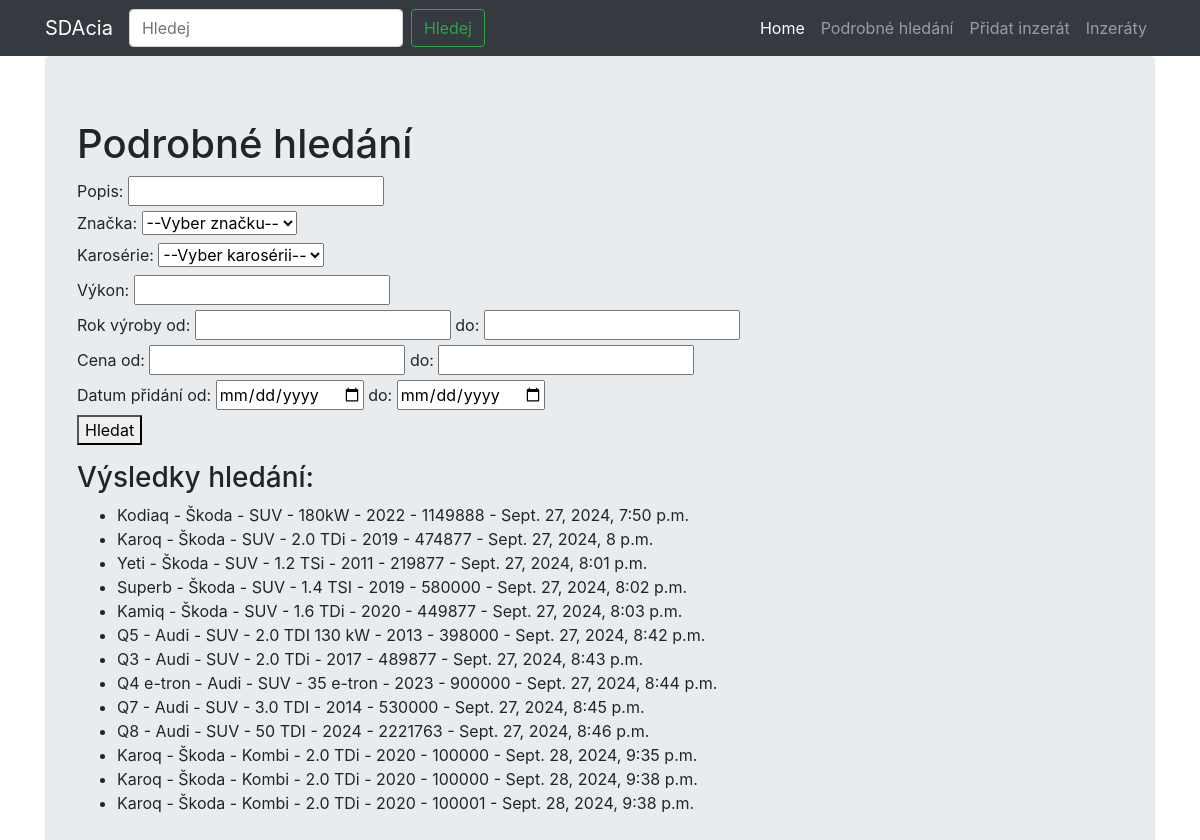
Screenshot of /hledani/ with the database file from the repository.
### viewer/models.py (models this page shows, shortened)
class Inzeraty(Model):
    popis = CharField(max_length=128)
    znacka = ForeignKey(ZnackyAut, on_delete=DO_NOTHING)
    karoserie = ForeignKey(TypKaroserie, on_delete=DO_NOTHING)
    vykon = CharField(max_length=128)
    rok_vyroby = PositiveIntegerField()
    cena = PositiveIntegerField()
    datum_pridani = DateTimeField(default=datetime.now)
    pocet_zobrazeni = PositiveIntegerField(default=0)
    vytvoreno = DateTimeField(auto_now_add=True)

class ZnackyAut(Model):
    znacka = CharField(max_length=128)
    def __str__(self):
        return self.znacka

class TypKaroserie(Model):
    karoserie = CharField(max_length=128)
    def __str__(self):
        return self.karoserie

### viewer/views.py (the view)
# urls.py: path("hledani/", hledani),
def hledani(request):
    hledany_vyraz = request.GET.get('hledej', '')
    hledany_vyraz_capitalized = hledany_vyraz.capitalize()
    return render(request, template_name='hledani.html', context={
        "inzeraty": Inzeraty.objects.filter(
            Q(popis__icontains=hledany_vyraz) | Q(znacka__znacka__icontains=hledany_vyraz_capitalized)
        )
    })

### viewer/templates/hledani.html (shortened to what this page needs)
{% extends "base.html" %}
{% block content %}
<h1>Podrobné hledání</h1>
<form method="get" action="{% url 'podrobne_hledani' %}">
    <label for="popis">Popis:</label>
    <input type="text" name="popis" id="popis"><br>
        <label for="znacka">Značka:</label>
    <select name="znacka" id="znacka">
        <option value="">--Vyber značku--</option>
    </select><br>
    <label for="karoserie">Karosérie:</label>
    <select name="karoserie" id="karoserie">
        <option value="">--Vyber karosérii--</option>
    </select><br>
    <label for="vykon">Výkon:</label>
    <input type="text" name="vykon" id="vykon"><br>
    <label for="rok_vyroby_od">Rok výroby od:</label>
    <input type="number" name="rok_vyroby_od" id="rok_vyroby_od">
    <label for="rok_vyroby_do">do:</label>
    <input type="number" name="rok_vyroby_do" id="rok_vyroby_do"><br>
    <label for="cena_od">Cena od:</label>
    <input type="number" name="cena_od" id="cena_od">
    <label for="cena_do">do:</label>
    <input type="number" name="cena_do" id="cena_do"><br>
    <label for="datum_pridani_od">Datum přidání od:</label>
    <input type="date" name="datum_pridani_od" id="datum_pridani_od">
    <label for="datum_pridani_do">do:</label>
    <input type="date" name="datum_pridani_do" id="datum_pridani_do"><br>
    <button type="submit">Hledat</button>
</form>
<h3>Výsledky hledání:</h3>
<ul>
    {% for inzerat in inzeraty %}
        <li>{{ inzerat.popis }} - {{ inzerat.znacka }} - {{ inzerat.karoserie }} - {{ inzerat.vykon }} - {{ inzerat.rok_vyroby }} - {{ inzerat.cena }} - {{ inzerat.datum_pridani }}</li>
    {% empty %}
        <li>Žádné výsledky nenalezeny.</li>
    {% endfor %}
</ul>
{% endblock %}

### rows the page displays
Inzeraty: popis "Kodiaq", znacka "Škoda", karoserie "SUV", vykon "180kW", rok_vyroby "2022", cena "1149888", datum_pridani "Sept. 27, 2024, 7:50 p.m."
Inzeraty: popis "Karoq", znacka "Škoda", karoserie "SUV", vykon "2.0 TDi", rok_vyroby "2019", cena "474877", datum_pridani "Sept. 27, 2024, 8 p.m."
Inzeraty: popis "Yeti", znacka "Škoda", karoserie "SUV", vykon "1.2 TSi", rok_vyroby "2011", cena "219877", datum_pridani "Sept. 27, 2024, 8:01 p.m."
Inzeraty: popis "Superb", znacka "Škoda", karoserie "SUV", vykon "1.4 TSI", rok_vyroby "2019", cena "580000", datum_pridani "Sept. 27, 2024, 8:02 p.m."
Inzeraty: popis "Kamiq", znacka "Škoda", karoserie "SUV", vykon "1.6 TDi", rok_vyroby "2020", cena "449877", datum_pridani "Sept. 27, 2024, 8:03 p.m."
Inzeraty: popis "Q5", znacka "Audi", karoserie "SUV", vykon "2.0 TDI 130 kW", rok_vyroby "2013", cena "398000", datum_pridani "Sept. 27, 2024, 8:42 p.m."
Inzeraty: popis "Q3", znacka "Audi", karoserie "SUV", vykon "2.0 TDi", rok_vyroby "2017", cena "489877", datum_pridani "Sept. 27, 2024, 8:43 p.m."
Inzeraty: popis "Q4 e-tron", znacka "Audi", karoserie "SUV", vykon "35 e-tron", rok_vyroby "2023", cena "900000", datum_pridani "Sept. 27, 2024, 8:44 p.m."
Inzeraty: popis "Q7", znacka "Audi", karoserie "SUV", vykon "3.0 TDI", rok_vyroby "2014", cena "530000", datum_pridani "Sept. 27, 2024, 8:45 p.m."
Inzeraty: popis "Q8", znacka "Audi", karoserie "SUV", vykon "50 TDI", rok_vyroby "2024", cena "2221763", datum_pridani "Sept. 27, 2024, 8:46 p.m."
Inzeraty: popis "Karoq", znacka "Škoda", karoserie "Kombi", vykon "2.0 TDi", rok_vyroby "2020", cena "100000", datum_pridani "Sept. 28, 2024, 9:35 p.m."
Inzeraty: popis "Karoq", znacka "Škoda", karoserie "Kombi", vykon "2.0 TDi", rok_vyroby "2020", cena "100000", datum_pridani "Sept. 28, 2024, 9:38 p.m."
Inzeraty: popis "Karoq", znacka "Škoda", karoserie "Kombi", vykon "2.0 TDi", rok_vyroby "2020", cena "100001", datum_pridani "Sept. 28, 2024, 9:38 p.m."
